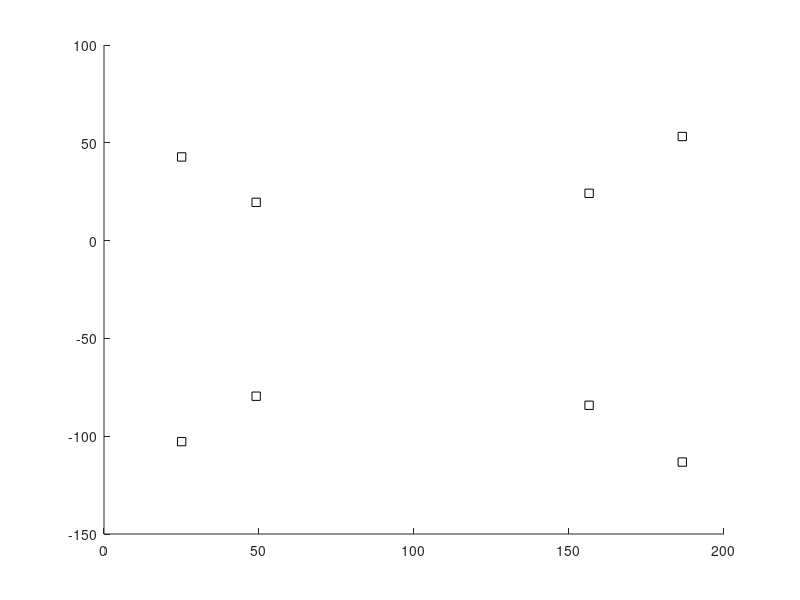

This chart was generated by the following MATLAB code: (Note: this script raises an error after producing the figure.)
%  Q1_Tester - This tester code should help you to check if your calibrate.m is working correctly.
%   
%  It creates a projection matrix with known K, R, C matrices,  and it takes a cube object
%  and projects it into an image using the projection matrix.
%  Then it uses the object and projected points as inputs to your calibrate.m   
%  If your calibrate function is working correctly,  you should get back
%  the K, R, C matrices that you started with.

clear
close all

%  The scene object is a unit cube.

XYZ = [0 0 0; ...
    0 0 1;
    0 1 0;
    0 1 1;
    1 0 0;
    1 0 1;
    1 1 0;
    1 1 1];

%  Set up a projection matrix by choosing K, R, C.

%  For K, just go with coordinates on the projection plane, and put the projection plane at f = 10.
%  Set the principal point to be slightly different from (0,0),  namely (20, -30).  
%
%  Note that in examples with real images, we would expect the principal point to be roughly
%  at the center pixel (Nx/2, Ny/2),  since the (1,1) and (Nx,Ny) would be at opposite corners of the sensor.
%  We would also expect the K11 and K22 coefficients to include a change in
%  units from mm to top pixels.   We have not done this here.   Essentially
%  we are treating 1 mm = 1 pixel.

K = [300 0 20; 0 300 -30; 0 0 1];

%  Set camera axes to be near parallel to the object (world) axes. 
%  Only have a small rotation about y axis.

num_degrees = 15;
theta_y = num_degrees *pi/180;
R_y = [cos(theta_y) 0 sin(theta_y);  0 1 0;  -sin(theta_y) 0  cos(theta_y)];

%  When theta_y = 0,  the camera coordinate axes are same as object axes.
%  We put the camera at a negative z value.  It is looking in the positive z
%  direction.   Note the XY of camera corresponds to the center XY of the
%  cube.

C = [0.5 0.5 -2]';

P = K * R_y * [ eye(3), -C];

%  now plot the projection of the cube corners for this chosen projection matrix

close all
figure; hold on;

numPositions = size(XYZ,1);

%  Draw in black square the projected point positions according to the true model.

xy = zeros(numPositions, 2);
for j = 1:numPositions
    p = P*[ XYZ(j,1) XYZ(j,2) XYZ(j,3)  1]';
    x = p(1)/p(3);
    y = p(2)/p(3);
    
    xy(j,1) = x;
    xy(j,2) = y;
    plot(x, y,'sk');
end

%%
%  Now, given only the model points XYZ and the image points xy,  
%  we solve for K, R, and C using calibrate.m and check if we get the correct answer.  

%  add a bit of noise to the xy positions to see how stable it is
%  xy = xy + .01*randn(size(xy));

[P_est, K_est, R_est, C_est] = calibrate(XYZ, xy);

%  Normalize so that K_est(3,3) is 1..
K_est = K_est/K_est(3,3);

for j = 1:numPositions
    p = P_est*[ XYZ(j,1) XYZ(j,2) XYZ(j,3)  1]';
    x = p(1)/p(3);
    y = p(2)/p(3);
    %  Draw the points in black stars according to the fit least squares model.
    plot(x,y,'*k');
end

disp("Here are the K and K_est (side by side)");
disp([K, K_est] )
disp("Here are the C and C_est (side by side)");
disp( [C, C_est] )
disp("Here are the R_y and R_est (side by side)");
disp( [R_y, R_est] )


